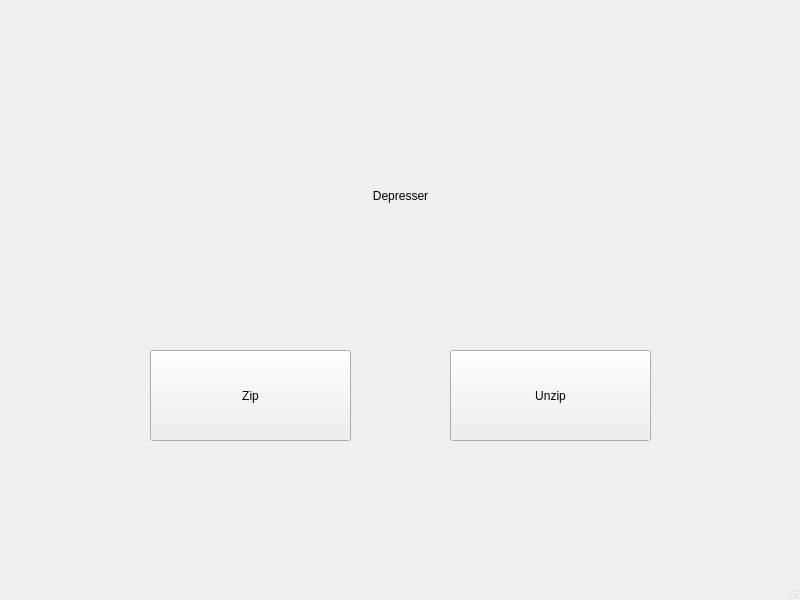
<?xml version="1.0" encoding="UTF-8"?>
<ui version="4.0">
 <class>Depresser</class>
 <widget class="QMainWindow" name="Depresser">
  <property name="geometry">
   <rect>
    <x>0</x>
    <y>0</y>
    <width>800</width>
    <height>600</height>
   </rect>
  </property>
  <property name="windowTitle">
   <string>MainWindow</string>
  </property>
  <property name="styleSheet">
   <string notr="true"/>
  </property>
  <widget class="QWidget" name="MainWidget">
   <widget class="QStackedWidget" name="PageObject">
    <property name="geometry">
     <rect>
      <x>10</x>
      <y>10</y>
      <width>781</width>
      <height>571</height>
     </rect>
    </property>
    <property name="frameShape">
     <enum>QFrame::Shape::NoFrame</enum>
    </property>
    <property name="frameShadow">
     <enum>QFrame::Shadow::Plain</enum>
    </property>
    <property name="currentIndex">
     <number>0</number>
    </property>
    <widget class="QWidget" name="main_page">
     <widget class="QLabel" name="DepresserLabel">
      <property name="geometry">
       <rect>
        <x>10</x>
        <y>10</y>
        <width>761</width>
        <height>351</height>
       </rect>
      </property>
      <property name="styleSheet">
       <string notr="true">font: 700 72pt &quot;한컴 말랑말랑 Bold&quot;;</string>
      </property>
      <property name="text">
       <string>Depresser</string>
      </property>
      <property name="alignment">
       <set>Qt::AlignmentFlag::AlignCenter</set>
      </property>
     </widget>
     <widget class="QPushButton" name="CompressButton">
      <property name="geometry">
       <rect>
        <x>140</x>
        <y>340</y>
        <width>201</width>
        <height>91</height>
       </rect>
      </property>
      <property name="text">
       <string>Zip</string>
      </property>
     </widget>
     <widget class="QPushButton" name="ExtractButton">
      <property name="geometry">
       <rect>
        <x>440</x>
        <y>340</y>
        <width>201</width>
        <height>91</height>
       </rect>
      </property>
      <property name="text">
       <string>Unzip</string>
      </property>
     </widget>
    </widget>
    <widget class="QWidget" name="Unzipper">
     <widget class="QGroupBox" name="ExtracterSettingGroup">
      <property name="geometry">
       <rect>
        <x>10</x>
        <y>150</y>
        <width>761</width>
        <height>121</height>
       </rect>
      </property>
      <property name="title">
       <string>Extracter Setting</string>
      </property>
      <widget class="QComboBox" name="ExtensionComboBox">
       <property name="geometry">
        <rect>
         <x>50</x>
         <y>60</y>
         <width>151</width>
         <height>31</height>
        </rect>
       </property>
       <item>
        <property name="text">
         <string>auto</string>
        </property>
       </item>
       <item>
        <property name="text">
         <string>.zip</string>
        </property>
       </item>
       <item>
        <property name="text">
         <string>.tar</string>
        </property>
       </item>
       <item>
        <property name="text">
         <string>.tar.gz</string>
        </property>
       </item>
       <item>
        <property name="text">
         <string>.tar.bz2</string>
        </property>
       </item>
       <item>
        <property name="text">
         <string>.rar</string>
        </property>
       </item>
       <item>
        <property name="text">
         <string>.7z</string>
        </property>
       </item>
      </widget>
      <widget class="QLabel" name="ExtensionLabel">
       <property name="geometry">
        <rect>
         <x>50</x>
         <y>40</y>
         <width>151</width>
         <height>16</height>
        </rect>
       </property>
       <property name="text">
        <string>Extension</string>
       </property>
      </widget>
      <widget class="QTextEdit" name="FilePathTextEdit">
       <property name="geometry">
        <rect>
         <x>230</x>
         <y>60</y>
         <width>151</width>
         <height>31</height>
        </rect>
       </property>
       <property name="placeholderText">
        <string>Unzip file path</string>
       </property>
      </widget>
      <widget class="QPushButton" name="FindZippedFileButton">
       <property name="geometry">
        <rect>
         <x>390</x>
         <y>60</y>
         <width>75</width>
         <height>31</height>
        </rect>
       </property>
       <property name="text">
        <string>Find</string>
       </property>
      </widget>
      <widget class="QTextEdit" name="PathToUnzipTextEdit">
       <property name="geometry">
        <rect>
         <x>480</x>
         <y>60</y>
         <width>151</width>
         <height>31</height>
        </rect>
       </property>
       <property name="placeholderText">
        <string>Path to unzip</string>
       </property>
      </widget>
      <widget class="QPushButton" name="FindExtractToFolderButton">
       <property name="geometry">
        <rect>
         <x>640</x>
         <y>60</y>
         <width>75</width>
         <height>31</height>
        </rect>
       </property>
       <property name="text">
        <string>Find folder</string>
       </property>
      </widget>
      <widget class="QLabel" name="FindZippedFileLabel4">
       <property name="geometry">
        <rect>
         <x>230</x>
         <y>40</y>
         <width>231</width>
         <height>16</height>
        </rect>
       </property>
       <property name="text">
        <string>Find zipped file</string>
       </property>
      </widget>
      <widget class="QLabel" name="ExtractToLabel">
       <property name="geometry">
        <rect>
         <x>480</x>
         <y>40</y>
         <width>231</width>
         <height>16</height>
        </rect>
       </property>
       <property name="text">
        <string>Extract to</string>
       </property>
      </widget>
     </widget>
     <widget class="QGroupBox" name="ExtractLog">
      <property name="geometry">
       <rect>
        <x>10</x>
        <y>280</y>
        <width>761</width>
        <height>281</height>
       </rect>
      </property>
      <property name="title">
       <string>Extracter log</string>
      </property>
      <widget class="QTextEdit" name="LogTextEdit">
       <property name="geometry">
        <rect>
         <x>10</x>
         <y>60</y>
         <width>741</width>
         <height>211</height>
        </rect>
       </property>
      </widget>
      <widget class="QProgressBar" name="ProgressBar">
       <property name="geometry">
        <rect>
         <x>10</x>
         <y>20</y>
         <width>741</width>
         <height>31</height>
        </rect>
       </property>
       <property name="value">
        <number>0</number>
       </property>
       <property name="alignment">
        <set>Qt::AlignmentFlag::AlignCenter</set>
       </property>
       <property name="textVisible">
        <bool>false</bool>
       </property>
       <property name="orientation">
        <enum>Qt::Orientation::Vertical</enum>
       </property>
       <property name="invertedAppearance">
        <bool>false</bool>
       </property>
       <property name="textDirection">
        <enum>QProgressBar::Direction::TopToBottom</enum>
       </property>
      </widget>
     </widget>
     <widget class="QLabel" name="ExtracterStyledLabel">
      <property name="geometry">
       <rect>
        <x>0</x>
        <y>0</y>
        <width>771</width>
        <height>141</height>
       </rect>
      </property>
      <property name="styleSheet">
       <string notr="true">font: 700 72pt &quot;한컴 말랑말랑 Bold&quot;;</string>
      </property>
      <property name="text">
       <string>Unzipper</string>
      </property>
      <property name="alignment">
       <set>Qt::AlignmentFlag::AlignCenter</set>
      </property>
     </widget>
    </widget>
    <widget class="QWidget" name="Zipper">
     <widget class="QGroupBox" name="ZipperSettingGroup">
      <property name="geometry">
       <rect>
        <x>10</x>
        <y>150</y>
        <width>761</width>
        <height>181</height>
       </rect>
      </property>
      <property name="title">
       <string>Zipper Setting</string>
      </property>
      <widget class="QComboBox" name="ExtensionComboBox_2">
       <property name="geometry">
        <rect>
         <x>50</x>
         <y>60</y>
         <width>151</width>
         <height>51</height>
        </rect>
       </property>
       <item>
        <property name="text">
         <string>auto</string>
        </property>
       </item>
       <item>
        <property name="text">
         <string>.zip</string>
        </property>
       </item>
       <item>
        <property name="text">
         <string>.tar</string>
        </property>
       </item>
       <item>
        <property name="text">
         <string>.tar.gz</string>
        </property>
       </item>
       <item>
        <property name="text">
         <string>.tar.bz2</string>
        </property>
       </item>
       <item>
        <property name="text">
         <string>.rar</string>
        </property>
       </item>
       <item>
        <property name="text">
         <string>.7z</string>
        </property>
       </item>
      </widget>
      <widget class="QLabel" name="ExtensionLabel_2">
       <property name="geometry">
        <rect>
         <x>50</x>
         <y>40</y>
         <width>151</width>
         <height>16</height>
        </rect>
       </property>
       <property name="text">
        <string>Extension</string>
       </property>
      </widget>
      <widget class="QTextEdit" name="FilePathTextEdit_2">
       <property name="geometry">
        <rect>
         <x>230</x>
         <y>60</y>
         <width>431</width>
         <height>51</height>
        </rect>
       </property>
       <property name="placeholderText">
        <string>Unzip file path (seperated by &quot;, &quot;)</string>
       </property>
      </widget>
      <widget class="QPushButton" name="FindFilesButton">
       <property name="geometry">
        <rect>
         <x>670</x>
         <y>60</y>
         <width>75</width>
         <height>51</height>
        </rect>
       </property>
       <property name="text">
        <string>Find</string>
       </property>
      </widget>
      <widget class="QTextEdit" name="PathToZipTextEdit">
       <property name="geometry">
        <rect>
         <x>50</x>
         <y>140</y>
         <width>611</width>
         <height>31</height>
        </rect>
       </property>
       <property name="placeholderText">
        <string>Path to unzip</string>
       </property>
      </widget>
      <widget class="QPushButton" name="FindZipToFolderButton">
       <property name="geometry">
        <rect>
         <x>670</x>
         <y>140</y>
         <width>75</width>
         <height>31</height>
        </rect>
       </property>
       <property name="text">
        <string>Find folder</string>
       </property>
      </widget>
      <widget class="QLabel" name="FindFilesLabel">
       <property name="geometry">
        <rect>
         <x>230</x>
         <y>40</y>
         <width>231</width>
         <height>16</height>
        </rect>
       </property>
       <property name="text">
        <string>Find files for zip</string>
       </property>
      </widget>
      <widget class="QLabel" name="ExtractToLabel_2">
       <property name="geometry">
        <rect>
         <x>50</x>
         <y>120</y>
         <width>691</width>
         <height>16</height>
        </rect>
       </property>
       <property name="text">
        <string>Zip to</string>
       </property>
      </widget>
     </widget>
     <widget class="QLabel" name="ExtracterStyledLabel_2">
      <property name="geometry">
       <rect>
        <x>0</x>
        <y>0</y>
        <width>771</width>
        <height>141</height>
       </rect>
      </property>
      <property name="styleSheet">
       <string notr="true">font: 700 72pt &quot;한컴 말랑말랑 Bold&quot;;</string>
      </property>
      <property name="text">
       <string>Zipper</string>
      </property>
      <property name="alignment">
       <set>Qt::AlignmentFlag::AlignCenter</set>
      </property>
     </widget>
     <widget class="QGroupBox" name="ZipperLogGroup">
      <property name="geometry">
       <rect>
        <x>10</x>
        <y>340</y>
        <width>761</width>
        <height>221</height>
       </rect>
      </property>
      <property name="title">
       <string>Zipper log</string>
      </property>
      <widget class="QTextEdit" name="ZipperLogText">
       <property name="geometry">
        <rect>
         <x>10</x>
         <y>60</y>
         <width>741</width>
         <height>211</height>
        </rect>
       </property>
      </widget>
      <widget class="QProgressBar" name="ZipProgressBar">
       <property name="geometry">
        <rect>
         <x>10</x>
         <y>20</y>
         <width>741</width>
         <height>31</height>
        </rect>
       </property>
       <property name="value">
        <number>0</number>
       </property>
       <property name="alignment">
        <set>Qt::AlignmentFlag::AlignCenter</set>
       </property>
       <property name="textVisible">
        <bool>false</bool>
       </property>
       <property name="orientation">
        <enum>Qt::Orientation::Vertical</enum>
       </property>
       <property name="invertedAppearance">
        <bool>false</bool>
       </property>
       <property name="textDirection">
        <enum>QProgressBar::Direction::TopToBottom</enum>
       </property>
      </widget>
     </widget>
    </widget>
   </widget>
  </widget>
  <widget class="QStatusBar" name="statusbar"/>
 </widget>
 <resources/>
 <connections/>
</ui>
